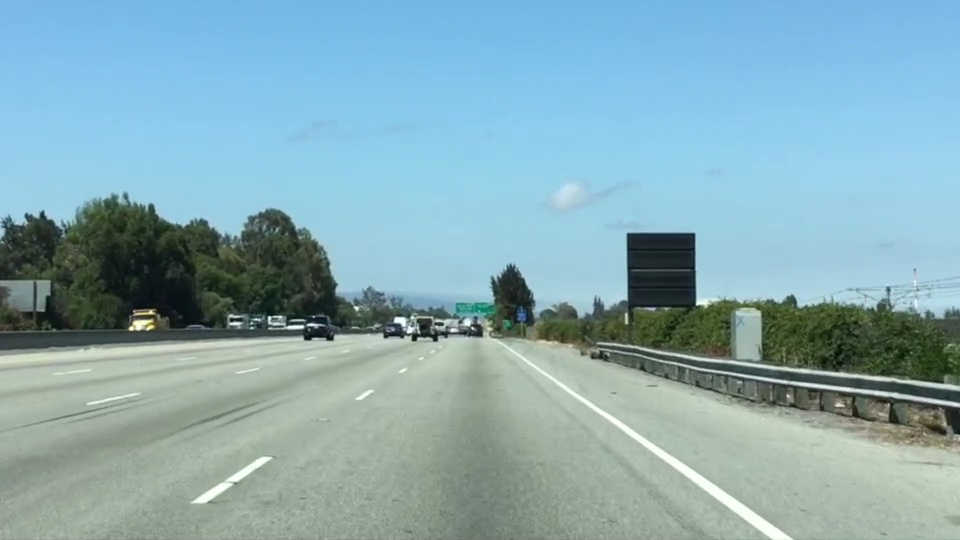
#> input picture Lane Detection/test.jpg, 960 x 540 px
$ python -i final.py   (imports and definitions only)
#> lines starting #> are read from the running program, lines starting #| are printed output that depends on the picture; after the words box and inside, x2 and y2 are one past the last pixel; in counts of white or black regions, pixels touching at a corner belong together
# -*- coding: utf-8 -*-
"""
Created on Fri Feb 15 02:12:42 2019

@author: akash
"""

# -*- coding: utf-8 -*-
"""
Created on Fri Feb 15 01:03:02 2019

@author: akash
"""

from moviepy.editor import VideoFileClip
from IPython.display import HTML
import matplotlib.pyplot as plt
import matplotlib.image as imimg
import cv2
import numpy as np


def pipeline(image):
    region_select = np.copy(image)
    gray_img = cv2.cvtColor(region_select, cv2.COLOR_RGB2GRAY)
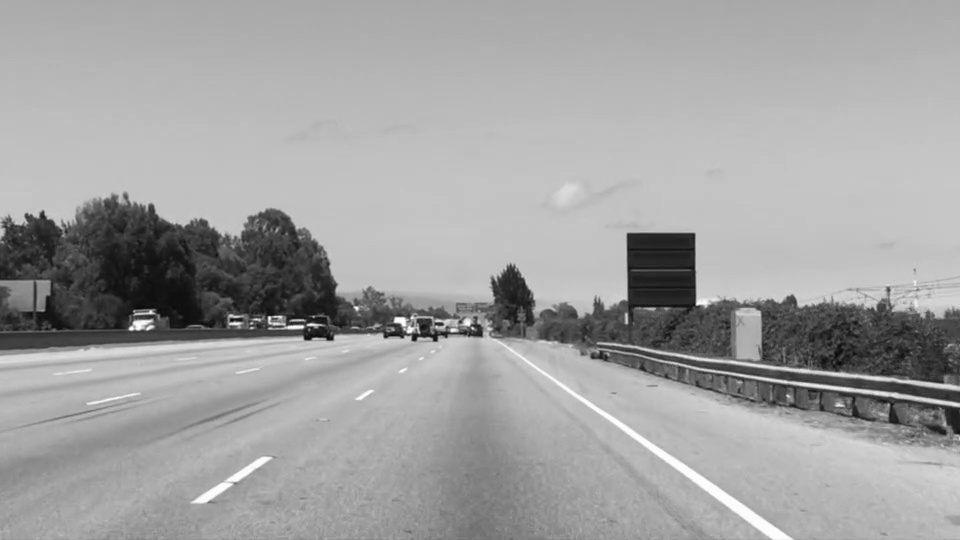
#> gray_img: shape (540, 960); min 6, max 254, mean 161.4
    kernel_size = 5
    blur_gray = cv2.GaussianBlur(gray_img,(kernel_size, kernel_size), 0)
    low_threshold = 50
    high_threshold = 150
    masked_edges = cv2.Canny(blur_gray, low_threshold, high_threshold)
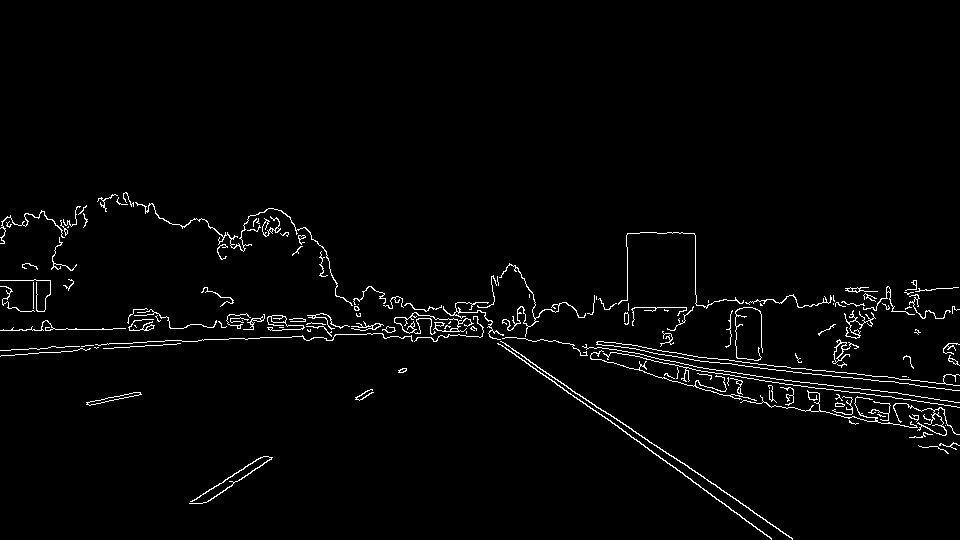
#> masked_edges: shape (540, 960); 2.2% white in thin lines or dots, all inside (x1, y1, x2, y2) = (0, 192, 960, 540)

    rho = 1
    theta = np.pi/180
    threshold = 1
    min_line_length = 10 # It defines the number of line lenght which is accepted for connectino
    min_lin_gap = 15 #the more it is, the more it is prone to connecting gaps between lines
    line_image = np.copy(image)*0
#> line_image: shape (540, 960, 3); every value is 0

    lines = cv2.HoughLinesP(masked_edges, rho, theta, threshold, np.array([]), min_line_length, min_lin_gap)
#> lines = 1190 rows, first 6: [298, 336, 298, 318], [670, 465, 670, 455], [32, 280, 32, 265], [784, 407, 810, 369], [95, 344, 115, 347], [803, 386, 803, 368]

    for line in lines:
        for x1,y1,x2,y2 in line:
            cv2.line(line_image, (x1,y1), (x2,y2), (255,0,0), 10)
#> this loop made 1190 passes
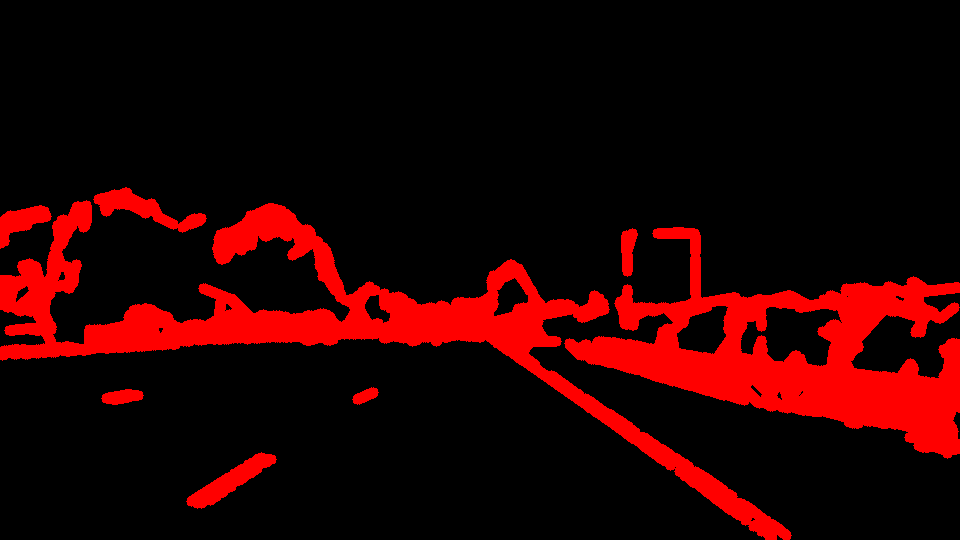
#> line_image: shape (540, 960, 3); mean R, G, B 37.7, 0, 0

    left_1 = [250, 720]    #for selecting the coordinate of left bottom part
    left_2 = [629, 513]
    right_1 = [650, 514]
    right_2 = [936, 720]

    ysize = image.shape[0]  #shape of image
#> ysize = 540
    xsize = image.shape[1]
#> xsize = 960

    fit_left = np.polyfit((left_1[0], left_2[0]), (left_1[1], left_2[1]), 1)
    fit_right = np.polyfit((right_1[0], left_2[0]), (right_1[1], left_2[1]), 1)
    fit_bottom = np.polyfit((right_1[0], right_2[0]), (right_1[1], right_2[1]),1)

    XX, YY = np.meshgrid(np.arange(0, xsize), np.arange(0, ysize))
    region_thresholds = (YY > (XX*fit_left[0]+fit_left[1])) & (YY > (XX*fit_right[0]+fit_right[1])) & (YY > (XX*fit_bottom[0]+fit_bottom[1]))
    region_thresholds2 = np.copy(~region_thresholds)
    line_image[region_thresholds2] = [0, 0, 0]

    combo = cv2.addWeighted(image, 0.8, line_image, 1, 0)
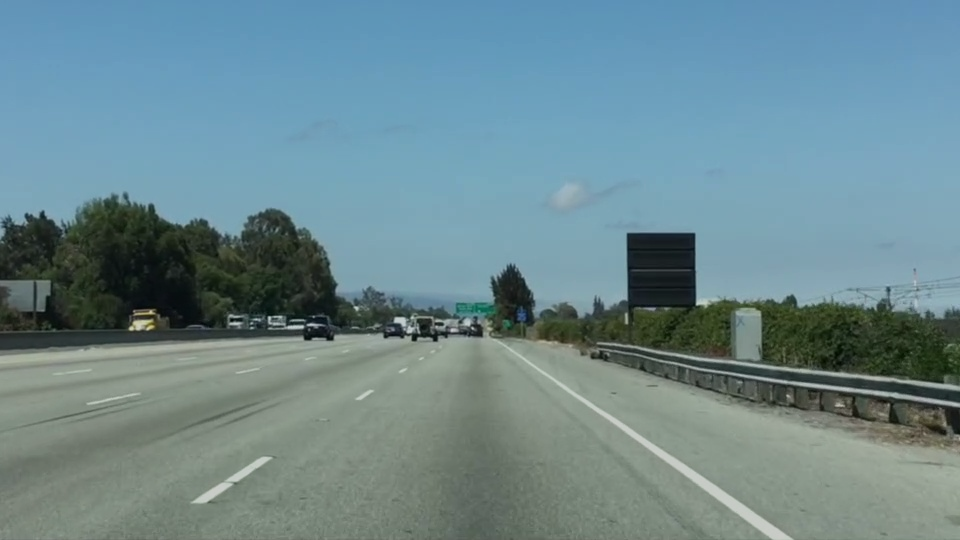
#> combo: shape (540, 960, 3); mean R, G, B 108.4, 136.9, 143.3
    return combo

"""
image = imimg.imread("data.jpg") #Loading Image
data = pipeline(image)
plt.imshow(data)
plt.show()
"""
file_output="output.mp4"
# [1 line that did not run here, left out]
# [1 line that did not run here, left out]
# [1 line not run here, left out]
#"""

>>> import cv2
>>> picture = cv2.cvtColor(cv2.imread('test.jpg'), cv2.COLOR_BGR2RGB)
>>> result = pipeline(picture)
